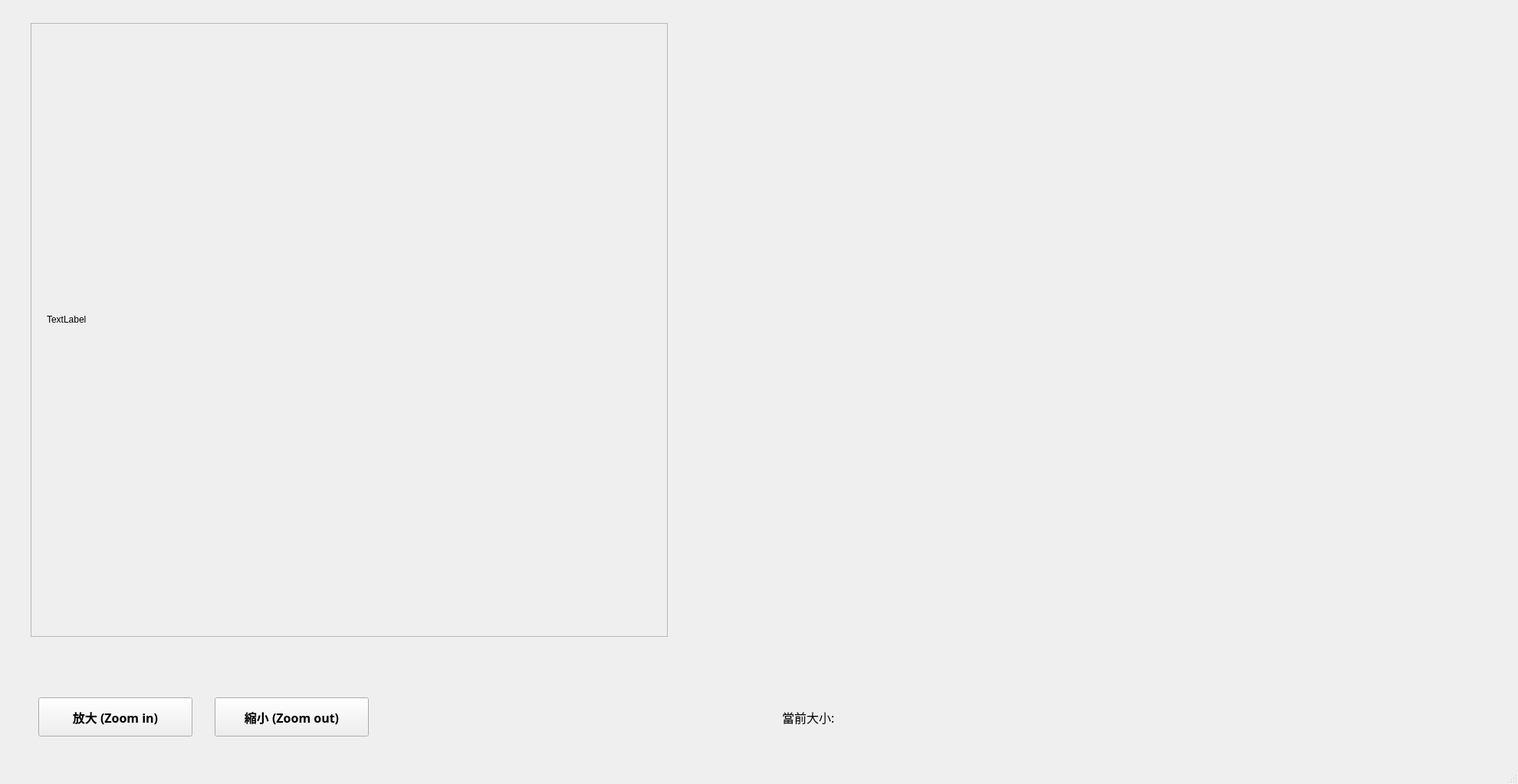
<?xml version="1.0" encoding="UTF-8"?>
<ui version="4.0">
 <class>MainWindow</class>
 <widget class="QMainWindow" name="MainWindow">
  <property name="geometry">
   <rect>
    <x>0</x>
    <y>0</y>
    <width>1980</width>
    <height>1023</height>
   </rect>
  </property>
  <property name="windowTitle">
   <string>MainWindow</string>
  </property>
  <widget class="QWidget" name="centralwidget">
   <widget class="QPushButton" name="button_1">
    <property name="geometry">
     <rect>
      <x>50</x>
      <y>910</y>
      <width>201</width>
      <height>51</height>
     </rect>
    </property>
    <property name="font">
     <font>
      <family>微軟正黑體</family>
      <pointsize>12</pointsize>
      <weight>75</weight>
      <bold>true</bold>
     </font>
    </property>
    <property name="text">
     <string>放大 (Zoom in)</string>
    </property>
   </widget>
   <widget class="QPushButton" name="button_2">
    <property name="geometry">
     <rect>
      <x>280</x>
      <y>910</y>
      <width>201</width>
      <height>51</height>
     </rect>
    </property>
    <property name="font">
     <font>
      <family>微軟正黑體</family>
      <pointsize>12</pointsize>
      <weight>75</weight>
      <bold>true</bold>
     </font>
    </property>
    <property name="text">
     <string>縮小 (Zoom out)</string>
    </property>
   </widget>
   <widget class="QLabel" name="label_showsize">
    <property name="geometry">
     <rect>
      <x>1020</x>
      <y>910</y>
      <width>481</width>
      <height>51</height>
     </rect>
    </property>
    <property name="font">
     <font>
      <family>微軟正黑體</family>
      <pointsize>12</pointsize>
     </font>
    </property>
    <property name="text">
     <string>當前大小:</string>
    </property>
   </widget>
   <widget class="QScrollArea" name="scrollArea">
    <property name="geometry">
     <rect>
      <x>40</x>
      <y>30</y>
      <width>831</width>
      <height>801</height>
     </rect>
    </property>
    <property name="widgetResizable">
     <bool>true</bool>
    </property>
    <widget class="QWidget" name="scrollAreaWidgetContents">
     <property name="geometry">
      <rect>
       <x>0</x>
       <y>0</y>
       <width>829</width>
       <height>799</height>
      </rect>
     </property>
     <widget class="QLabel" name="label_picture">
      <property name="geometry">
       <rect>
        <x>20</x>
        <y>10</y>
        <width>861</width>
        <height>751</height>
       </rect>
      </property>
      <property name="text">
       <string>TextLabel</string>
      </property>
     </widget>
    </widget>
   </widget>
  </widget>
  <widget class="QMenuBar" name="menubar">
   <property name="geometry">
    <rect>
     <x>0</x>
     <y>0</y>
     <width>1980</width>
     <height>18</height>
    </rect>
   </property>
  </widget>
  <widget class="QStatusBar" name="statusbar"/>
 </widget>
 <resources/>
 <connections/>
</ui>
